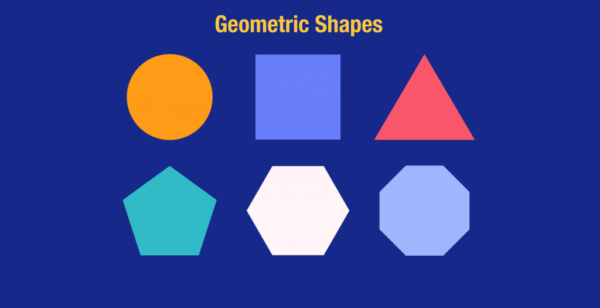
#> input picture Tuan8/geometric.png, 600 x 308 px
$ jupyter execute Tuan8.ipynb
#> lines starting #> are read from the running program, lines starting #| are printed output that depends on the picture; after the words box and inside, x2 and y2 are one past the last pixel; in counts of white or black regions, pixels touching at a corner belong together
[cell 1]
from PIL import Image
import numpy as np
import imageio.v2 as iio
import scipy.ndimage as nd
from skimage.morphology import label
from skimage.measure import regionprops
import matplotlib.pylab as plt
import matplotlib.patches as mpatches
from skimage.filters.thresholding import threshold_otsu

data = Image.open('geometric.png').convert('L')
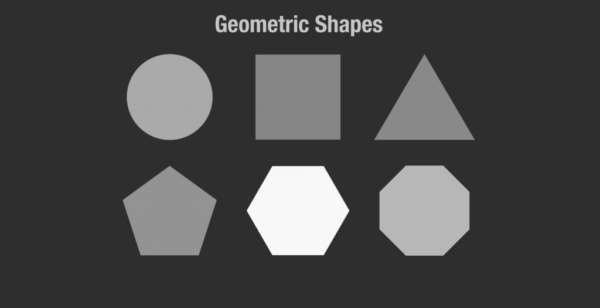
#> data: PIL image 600x308 L; min 45, max 248, mean 72.1
a = np.asarray(data)

# performing Otsu's thresholding
thres = threshold_otsu(a)
#> thres = 109

# pixels with intensity greater than threshold are kept
b = a > thres
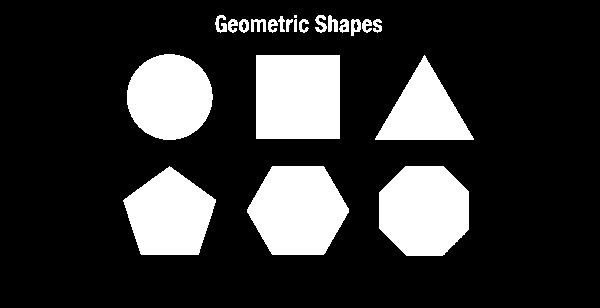
#> b: shape (308, 600) bool; 20.5% white; 22 white regions (1 under 20 px)

# labelling is performed on b
c = label(b)
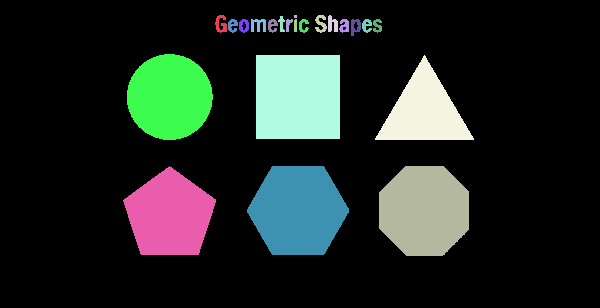
#> c: shape (308, 600) int32; 23 distinct labels, from 0 to 22; one colour per label, 0 black
cl = Image.fromarray(c)
iio.imsave('label_output.jpg', cl)

# on the labelled image c, regionprops is performed
properties = ['Area', 'Centroid', 'BoundingBox']
d = regionprops(c)
#> d = 22 regions; largest, box (x1, y1, x2, y2) and area: (256, 55, 340, 139) 7056, (247, 166, 349, 255) 6907, (379, 166, 469, 256) 6701, (127, 54, 213, 140) 5786, (123, 166, 216, 255) 5757

# the following command creates an empty plot of dimension 6 inch by 6 inch
fig, ax = plt.subplots(ncols=1, nrows=1, figsize=(6, 6))
ax.imshow(c, cmap='YlOrRd')

for i in d:
    lr, lc, ur, uc = i['BoundingBox']
    rec_width = uc - lc
    rec_height = ur - lr

    # Rectangular boxes with origin at (lr, lc) are drawn
    rect = mpatches.Rectangle((lc, lr), rec_width, rec_height, fill=False,
                              edgecolor='black', linewidth=2)
    ax.add_patch(rect)
#> this loop made 22 passes
#> (lr, lc, ur, uc, rec_width, rec_height) on passes 1 to 12: (15, 215, 33, 227, 12, 18), (15, 294, 18, 297, 3, 3), (15, 315, 33, 327, 12, 18), (15, 328, 32, 338, 10, 17), (16, 278, 32, 285, 7, 16), (19, 228, 33, 238, 10, 14), (19, 239, 33, 249, 10, 14), (19, 251, 32, 266, 15, 13), (19, 268, 33, 278, 10, 14), (19, 286, 32, 293, 7, 13), (19, 294, 32, 297, 3, 13), (19, 299, 33, 309, 10, 14)

plt.show()

[cell 2]
from PIL import Image
import numpy as np
import imageio.v2 as iio
import scipy.ndimage as nd
from skimage.morphology import label
from skimage.measure import regionprops
import matplotlib.pylab as plt
import matplotlib.patches as mpatches
from skimage.filters.thresholding import threshold_otsu

data = Image.open('geometric.png').convert('L')
bmg = abs(data - nd.shift(data, (0, 1), order=0))
plt.imshow(bmg)
plt.show()

[cell 3]
from PIL import Image
import numpy as np
import cv2
import imageio.v2 as iio
import scipy.ndimage as nd
from skimage.morphology import label
from skimage.measure import regionprops
import matplotlib.pylab as plt
import matplotlib.patches as mpatches
from skimage.filters.thresholding import threshold_otsu

data = Image.open('geometric.png')
#> data is the input picture: PIL image 600x308 RGBA; mean R, G, B, A 53.8, 67.2, 147.4, 255
a = nd.sobel(data, axis=0)
b = nd.sobel(data, axis=1)
#> b: shape (308, 600, 4)
bmg = abs(a) + abs(b)
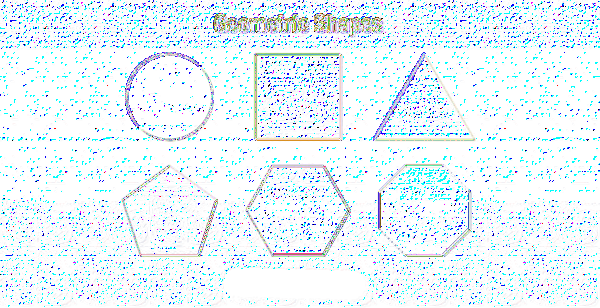
#> bmg: shape (308, 600, 4); mean R, G, B, A 76.7, 84.2, 77.6, 59.4; transparent parts drawn white
plt.imshow(bmg)
plt.show()

[cell 4]
from PIL import Image
import numpy as np
import cv2
import imageio.v2 as iio
import scipy.ndimage as nd
from skimage.morphology import label
from skimage.measure import regionprops
import matplotlib.pylab as plt
import matplotlib.patches as mpatches
from skimage.filters.thresholding import threshold_otsu

# Hàm Harris Corner Detection
def Harris(indata, alpha=0.2):
#> called with alpha = 0.2
    x = nd.sobel(indata, 0)  # Gradient theo trục x
    y = nd.sobel(indata, 1)  # Gradient theo trục y

    xl = x ** 2
    yl = y ** 2
    xy = abs(x * y)

    # Làm mượt bằng Gaussian filter
    xl = nd.gaussian_filter(xl, 3)
    yl = nd.gaussian_filter(yl, 3)
    xy = nd.gaussian_filter(xy, 3)
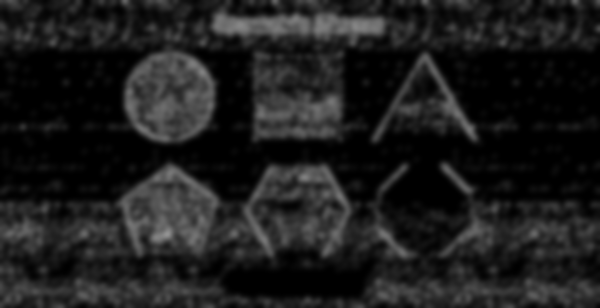
#> xy: shape (308, 600); min 0, max 147, mean 29.2

    # Tính determinant và trace
    detC = xl * yl - 2 * xy
    trC = xl + yl

    # Ma trận phản ứng Harris
    R = detC - alpha * trC**2
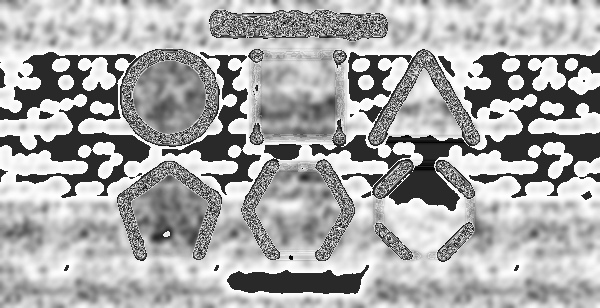
#> R: shape (308, 600) float64; min -49.8, max 255, mean 153.4; drawn with min black and max white
    return R

# Đọc ảnh và chuyển sang grayscale nếu cần
data = Image.open('geometric.png').convert('L')
bmg = Harris(data)
plt.imshow(bmg)
plt.show()

[cell 5]
import numpy as np
import imageio.v2 as iio
import scipy.ndimage as nd
from skimage.morphology import label
from skimage.measure import regionprops
import matplotlib.pylab as plt
import matplotlib.patches as mpatches
from skimage.filters.thresholding import threshold_otsu

def LineHough(data, gamma):
#> called with gamma = 0.5
    V, H = data.shape
    R = int(np.sqrt(V * V + H * H))   # Bán kính không gian Hough
    ho = np.zeros((R, 90), float)     # Không gian Hough

    w = data + 0
    ok = 1

    theta = np.arange(90) / 180.0 * np.pi
    tp = np.arange(90).astype(float)

    while ok:
        mx = w.max()
        if mx < gamma:
            ok = 0
        else:
            v, h = divmod(w.argmax(), H)
            y = V - v
            x = h
            rh = x * np.cos(theta) + y * np.sin(theta)

            for i in range(len(rh)):
                if 0 <= rh[i] < R and 0 <= tp[i] < 90:
                    ho[int(rh[i]), int(tp[i])] += mx

            w[v, h] = 0

    return ho

# Tạo ảnh test: ảnh nền đen với 1 điểm trắng ở giữa
data = np.zeros((256, 256))
data[128, 128] = 1

bmg = LineHough(data, 0.5)

# Hiển thị kết quả Hough
plt.imshow(bmg)
plt.show()
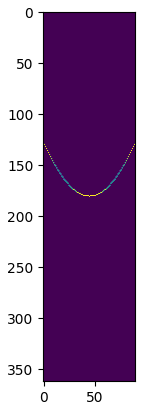
#> figure drawn by matplotlib, 1 panel

[cell 6]
from PIL import Image
import numpy as np
import cv2
import imageio.v2 as iio
import scipy.ndimage as nd
from skimage.morphology import label
from skimage.measure import regionprops
import matplotlib.pylab as plt
import matplotlib.patches as mpatches
from skimage.feature import corner_harris
from skimage.color import rgb2gray

data = iio.imread('bird.png')
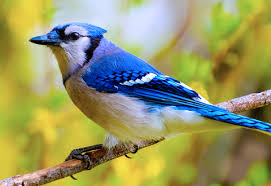
#> input picture Tuan1vs2/bird.png, 271 x 186 px, found by its file name
#> data is the input picture: shape (186, 271, 3); mean R, G, B 150.6, 151.7, 101.1
image_gray = rgb2gray(data)
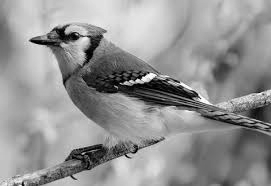
#> image_gray: shape (186, 271) float64; min 0, max 0.999, mean 0.58
coordinate = corner_harris(image_gray, k=0.001)
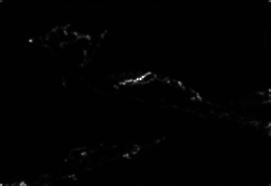
#> coordinate: shape (186, 271) float64; min -0.0247, max 5.33, mean 0.0237; drawn with min black and max white

plt.figure(figsize=(20,10))
plt.imshow(coordinate)
plt.axis('off')
plt.show()
